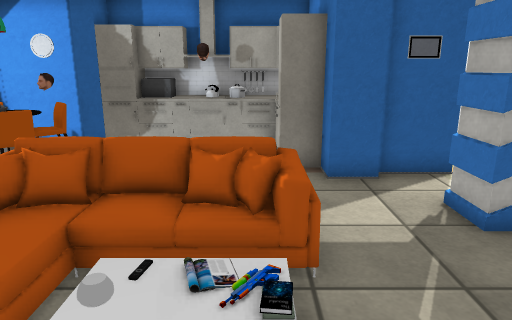
View 1 (above)

17 first-person views from a walk through a scene from a Unity 3-D project. The camera is 1.4 m above the floor, tilts 14° down and sees 70° across. The floor is counted in squares, 0.5 m on a side. Each view is taken from the middle of a square. On the plan, view 1 faces up. The plan holds only what a view shows up to about 20 squares ahead; the rest is blank. The player character is not drawn. Door leaves are left out, so doorways stand open. Some surface patterns are stand-ins.

View 2
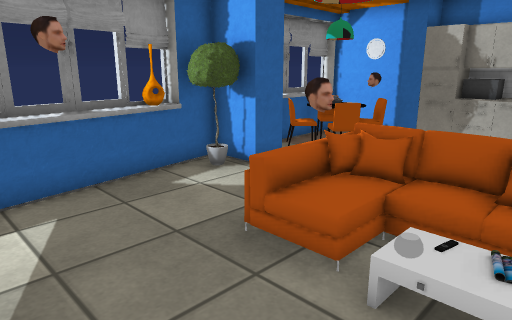

View 3
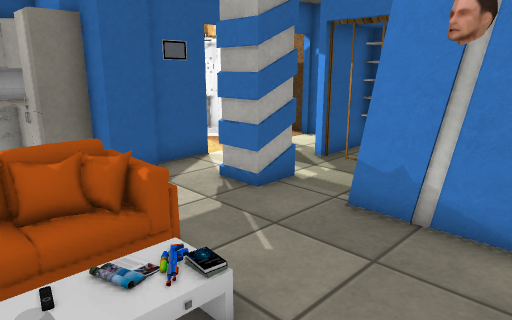

View 4
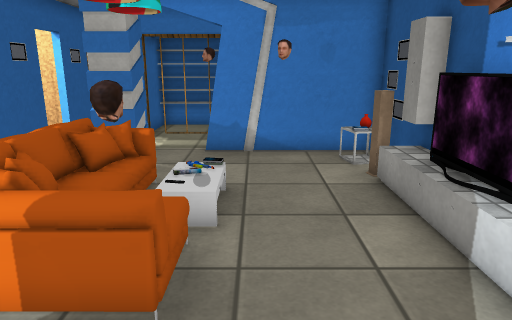

View 5
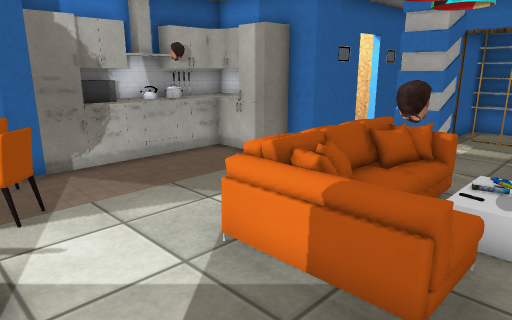

View 6
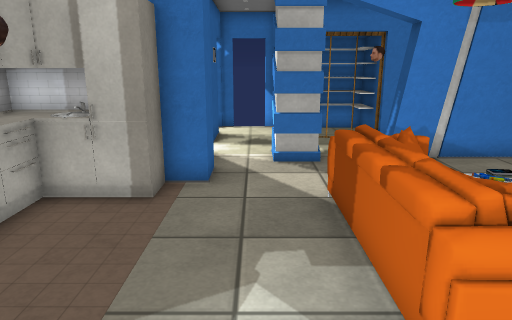

View 7
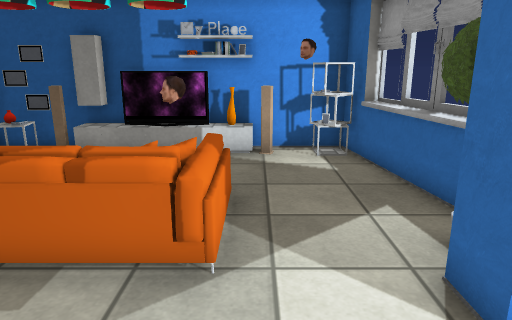

View 8
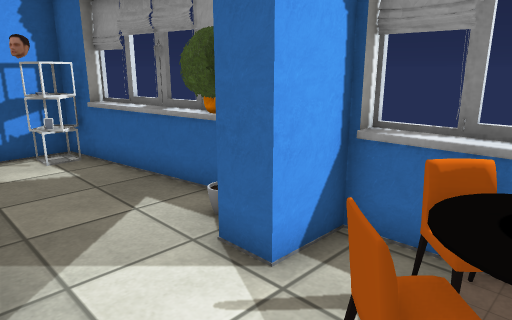

View 9
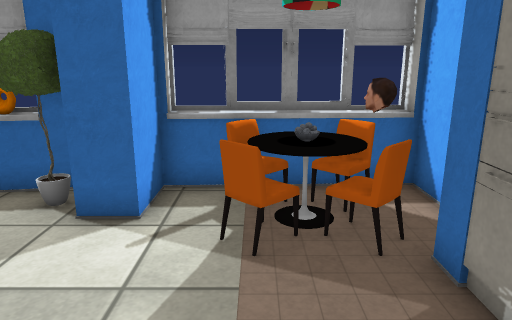

View 10
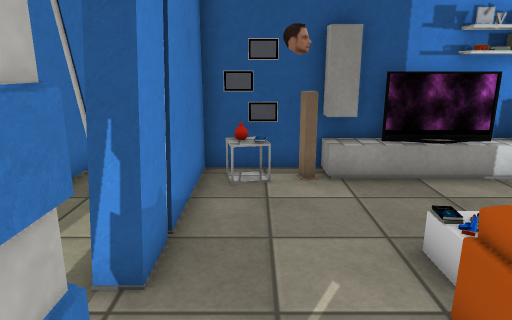

View 11
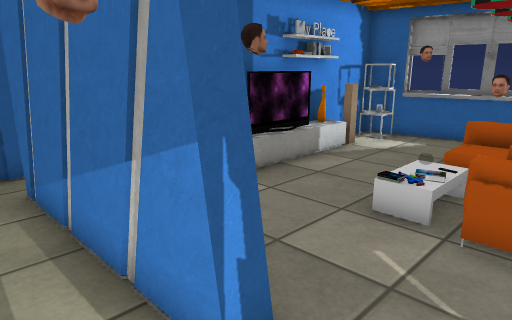

View 12
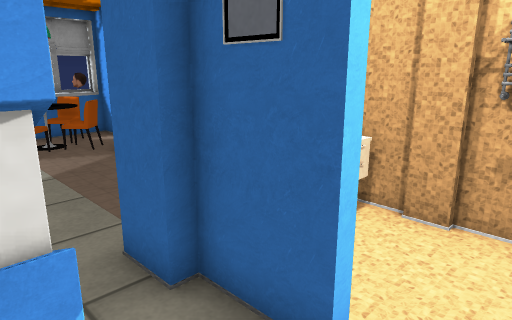

View 13
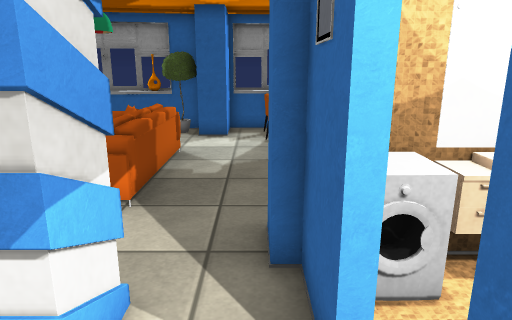

View 14
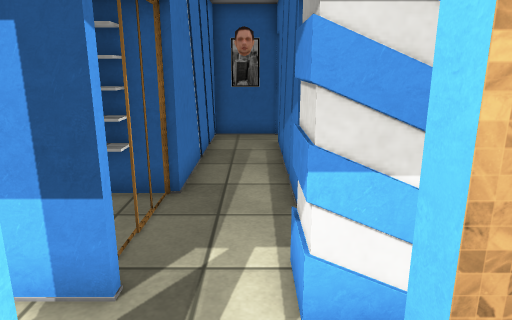

View 15
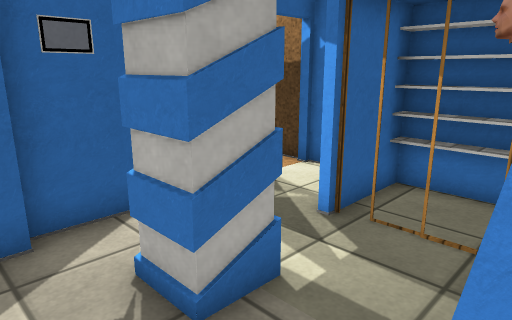

View 16
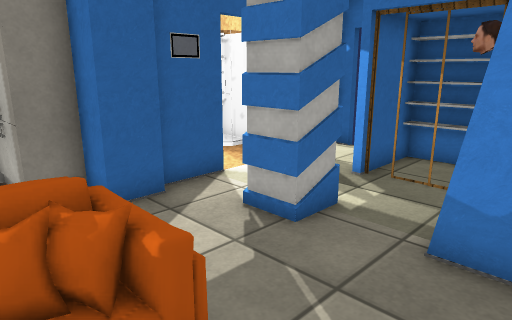

View 17
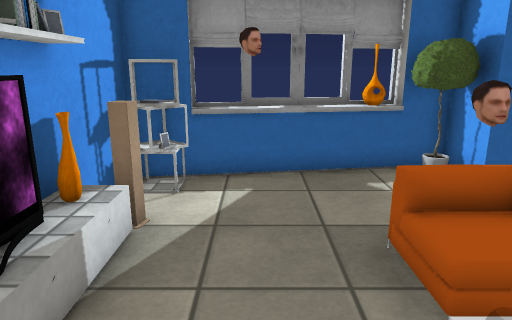

### Floor plan
Key: @ floor where view 1 was taken; # wall or solid block; . floor; D open door; = window, fence, low wall or low ledge; M microwave; S shower; C chair; H chandelier; T table; F sofa; R tree; E shelf; P speaker; A TV; I mirror; O other object.
Columns run from 10 left of view 1 to 11 right of it. Each row starts with its distance up from view 1.
 14 ##### MM########O #S
 13 O...#OMMOOOO#IO.OS.#
 12 OC.CC...O..O#OO...S#
 11 O.OH.......O#OO....# D
 10 #CTCC......O####DDD#DD
  9 ##..........##.......D
  8 ###..................D
  7 ###...........##..####
  6 #RR...FFFFFF..##..D.E#
  5 ##R...FHFFFF......D.E#
  4 #O....HHHH.....=O.DEE#
  3 #O....F..OO...##. O#EE
  2 #O............##. #
  1 ## .O.......O.##. #
  0  #=.......@...##.#
 -1  #EE.P......PO##.#
 -2  #####OO#A######.#
 -3                D.#
 -4                D #

Positions as (right, up) in squares from view 1, and headings:
1: (0, 0), facing up
2: (0, -1), facing up-left
3: (-2, 0), facing up-right
4: (-8, 2), facing right
5: (-8, 2), facing up-right
6: (-7, 8), facing right
7: (-5, 11), facing down
8: (-4, 11), facing down-left
9: (-1, 10), facing left
10: (3, 8), facing down
11: (7, 6), facing down-left
12: (7, 7), facing up-left
13: (8, 9), facing left
14: (6, 11), facing down
15: (2, 3), facing up-right
16: (-1, 2), facing up-right
17: (1, 1), facing left
